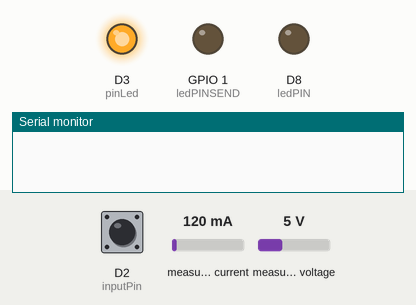
This sketch was run on a simulated ESP8266 (NodeMCU). On the bench: output pins drawn as LEDs (lit = HIGH), the last lines printed to the serial monitor. Inputs (shaded band) come from the test bench; at power-on: D2 (inputPin) HIGH, measured current 120 mA, measured voltage 5 V. WiFi joins after 1.5 s; servers stay silent unless stated; network time is answered at once with the bench clock; the local clock reads 2024-03-15 10:24:30 at power-on unless the sketch sets it; the Firebase database answers and starts empty.

Above: at 0.3 s.
At 1.6 s:
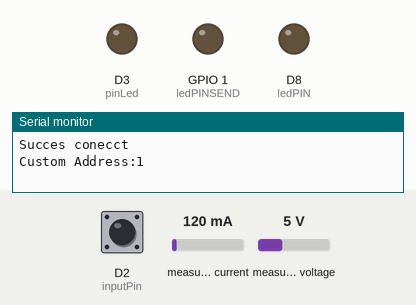
At 104.74 s:
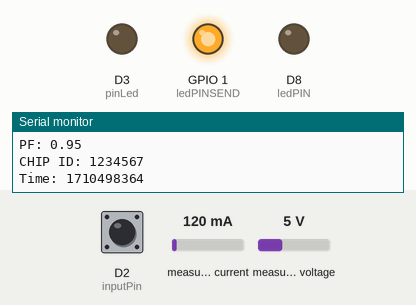
Timing chart, 0 to 106.3 s (numbered marks = the images above):
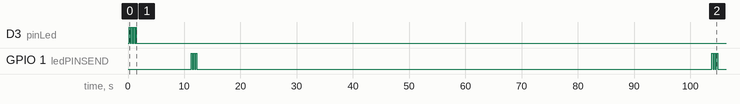

Measured:
- by itself, GPIO 1 (ledPINSEND): LOW → HIGH at 11.3 s, → LOW 0.20 s later, → HIGH 0.20 s later, → LOW 0.20 s later, … (12 changes in this stretch)

The sketch:

ccapy.ino
```cpp
#include <ESP8266WiFi.h>
#include <DNSServer.h>
#include <ESP8266WebServer.h >
#include <WiFiManager.h>
#include <Ticker.h>
#include <NTPClient.h>
#include <WiFiUdp.h>

#include <PZEM004Tv30.h>
#include <SoftwareSerial.h>

#include <FirebaseArduino.h>
#include <ArduinoJson.h>

// Instance from ticker class
Ticker ticker;
// Pin LED blue
byte pinLed = D3;
unsigned long currentMillis = 60000;

void changeLed() {
  // Change status led
  byte statusLed = digitalRead(pinLed);
  digitalWrite(pinLed, !statusLed);
}


#if defined(ESP32)
#error "Software Serial is not supported on the ESP32"
#endif

/* Use software serial for the PZEM
   Pin 12 Rx (Connects to the Tx pin on the PZEM)
   Pin 13 Tx (Connects to the Rx pin on the PZEM)
*/
#if !defined(PZEM_RX_PIN) && !defined(PZEM_TX_PIN)
#define PZEM_RX_PIN 12
#define PZEM_TX_PIN 13
#endif

SoftwareSerial pzemSWSerial(PZEM_RX_PIN, PZEM_TX_PIN);
PZEM004Tv30 pzem(pzemSWSerial);

WiFiUDP ntpUDP;
NTPClient timeClient(ntpUDP, "pool.ntp.org");

#define FIREBASE_HOST "ccapy-2bc76-default-rtdb.firebaseio.com"
#define FIREBASE_AUTH "eV029Acw39GJNRudc7Im3RIkw9Nil1nkQnDlYIBQ"

const int inputPin = 4;
byte inputPinCounter = D2;
byte ledPIN = D8;
byte ledPINSEND = D10;
int value = 0;
int value2 = 0;

void setup()
{
  Serial.begin(115200);
  pinMode(inputPin, INPUT);
  pinMode(inputPinCounter, INPUT);
  pinMode(ledPIN , OUTPUT);
  pinMode(ledPINSEND , OUTPUT);
  pinMode(pinLed, OUTPUT);

  ticker.attach(0.2, changeLed);

  // Create a instance from WifiManager class
  WiFiManager wifiManager;

  if (!wifiManager.autoConnect("CCAPY")) {
    Serial.println("Fallo en la conexión (timeout)");
    ESP.reset();
    delay(1000);
  }

  Serial.println("Succes conecct");
  // delete timer
  ticker.detach();

  // off LED
  digitalWrite(pinLed, LOW);

  timeClient.begin();
  // Set offset time in seconds to adjust for your timezone, for example:
  // GMT +1 = 3600
  // GMT +8 = 28800
  // GMT -1 = -3600
  // GMT 0 = 0
  timeClient.setTimeOffset(0);
  Firebase.begin(FIREBASE_HOST, FIREBASE_AUTH);

}

void loop() {

  resetSettingsCappy();

  if (WiFi.status() == WL_CONNECTED)
  {
    while (WiFi.status() == WL_CONNECTED) {

  Serial.print("Custom Address:");
    Serial.println(pzem.readAddress(), HEX);

      float voltage = pzem.voltage();
      float current = pzem.current();
      float power = pzem.power();
      float energy = pzem.energy();
      float frequency = pzem.frequency();
      float pf = pzem.pf();
      String id = String(ESP.getChipId());

      timeClient.update();
      time_t epochTime = timeClient.getEpochTime();
      struct tm *ptm = gmtime ((time_t *)&epochTime);
      int monthDay = ptm->tm_mday;

      String dateDay = Firebase.getString("devices/"+id+"/config/day_invoice");
      int index = dateDay.indexOf('/');
      String days = dateDay.substring(0,index);
      int day_invoice = days.toInt();
      String resetEnergy = Firebase.getString("devices/"+id+"/config/is_reset");


      if (isnan(voltage)) {
        Serial.println("Error reading voltage");
        resetSettingsCappy();
        digitalWrite(pinLed , HIGH);   // poner el Pin en HIGH
        delay(200);                   // esperar un segundo
        digitalWrite(pinLed , LOW);    // poner el Pin en LOW
        delay(200);
      } else if (isnan(current)) {
        Serial.println("Error reading current");
      } else if (isnan(power)) {
        Serial.println("Error reading power");
      } else if (isnan(energy)) {
        Serial.println("Error reading energy");
      } else if (isnan(frequency)) {
        Serial.println("Error reading frequency");
      } else if (isnan(pf)) {
        Serial.println("Error reading power factor");
      } else {

        // Print the values to the Serial console

        Serial.print("Voltage: ");      Serial.print(voltage);      Serial.println("V");
        Serial.print("Current: ");      Serial.print(current);      Serial.println("A");
        Serial.print("Power: ");        Serial.print(power);        Serial.println("W");
        Serial.print("Energy: ");       Serial.print(energy);     Serial.println("kWh");
        Serial.print("Frequency: ");    Serial.print(frequency, 1); Serial.println("Hz");
        Serial.print("PF: ");           Serial.println(pf);
        Serial.print("CHIP ID: ");      Serial.println(ESP.getChipId());
        Serial.print("Time: ");         Serial.println(epochTime);

        currentMillis = currentMillis + 1000;

        if (currentMillis >= 60000) {

          StaticJsonBuffer<256> jsonBuffer;
          JsonObject& root = jsonBuffer.createObject();
          root["voltage"] = voltage;
          root["ampere"] = current;
          root["watts"] = power;
          root["energy"] = energy;
          root["frequency"] = frequency;
          root["power_factor"] = pf;
          root["chip_id"] = ESP.getChipId();
          root["time"] = epochTime;

          Firebase.setFloat("devices/" + id + "/current_data/voltage", voltage);
          delay(1000);
          Firebase.setFloat("devices/" + id + "/current_data/ampere", current);
          delay(1000);
          Firebase.setFloat("devices/" + id + "/current_data/watts", power);
          delay(1000);
          Firebase.setFloat("devices/" + id + "/current_data/energy", energy);
          delay(1000);
          Firebase.setFloat("devices/" + id + "/current_data/frequency", frequency);
          delay(1000);
          Firebase.setFloat("devices/" + id + "/current_data/power_factor", pf);
          delay(1000);
          Firebase.setInt("devices/" + id + "/current_data/chip_id", ESP.getChipId());
          delay(1000);
          Firebase.setInt("devices/" + id + "/current_data/time", epochTime);
          delay(1000);
          Firebase.push("devices/" + id + "/registers", root);

          currentMillis = 0;

          //if(monthDay >= day_invoice){
           // Serial.println("Reset");
              if(resetEnergy == "true"){
                  pzem.resetEnergy();
                  //Firebase.setString("devices/"+id+"/config/is_reset","true");
                  Firebase.setInt("devices/"+id+"/config/counter",1);
                  Firebase.setString("devices/"+id+"/config/is_reset","false");
                  //}
                  }else{
                    //Firebase.setString("devices/"+id+"/config/is_reset","false");
                    }

          digitalWrite(ledPINSEND , HIGH);   // poner el Pin en HIGH
          delay(200);                   // esperar un segundo
          digitalWrite(ledPINSEND , LOW);    // poner el Pin en LOW
          delay(200);
          digitalWrite(ledPINSEND , HIGH);   // poner el Pin en HIGH
          delay(200);                   // esperar un segundo
          digitalWrite(ledPINSEND , LOW);
          delay(200);
          digitalWrite(ledPINSEND , HIGH);   // poner el Pin en HIGH
          delay(200);                   // esperar un segundo
          digitalWrite(ledPINSEND , LOW);
        }
        Serial.println();
        delay(1000);
      }


    }
  }
  else {
    Serial.println("Not conecction!");
    delay(1000);
  }

}

void resetSettingsCappy() {

  WiFiManager wifiManager;
  value = digitalRead(inputPin);  //lectura digital de pin
  value2 = digitalRead(inputPinCounter);

  //mandar mensaje a puerto serie en función del valor leido
  if (value != HIGH) {
    Serial.println("Reset");
    digitalWrite(ledPIN , HIGH);   // poner el Pin en HIGH
    delay(200);
    wifiManager.resetSettings();
    delay(1000);
    digitalWrite(ledPIN , LOW);    // poner el Pin en LOW
    delay(200);
    digitalWrite(ledPIN , HIGH);   // poner el Pin en HIGH
    delay(200);
    digitalWrite(ledPIN , LOW);    // poner el Pin en LOW
    delay(200);
    digitalWrite(ledPIN , HIGH);   // poner el Pin en HIGH
    delay(200);                   // esperar un segundo
    digitalWrite(ledPIN , LOW);    // poner el Pin en LOW
    delay(200);
    ESP.reset();
    delay(2);
  }

if (value2 != HIGH) {
    Serial.println("Counter reset");
    digitalWrite(pinLed , HIGH);   // poner el Pin en HIGH
    delay(200);
    pzem.resetEnergy();
    delay(2000);
    digitalWrite(pinLed , LOW);    // poner el Pin en LOW
    delay(200);
    digitalWrite(pinLed , HIGH);   // poner el Pin en HIGH
    delay(200);
    digitalWrite(pinLed , LOW);    // poner el Pin en LOW
    delay(200);
    digitalWrite(pinLed , HIGH);   // poner el Pin en HIGH
    delay(200);                   // esperar un segundo
    digitalWrite(pinLed , LOW);    // poner el Pin en LOW
    delay(200);
  }


}
```
